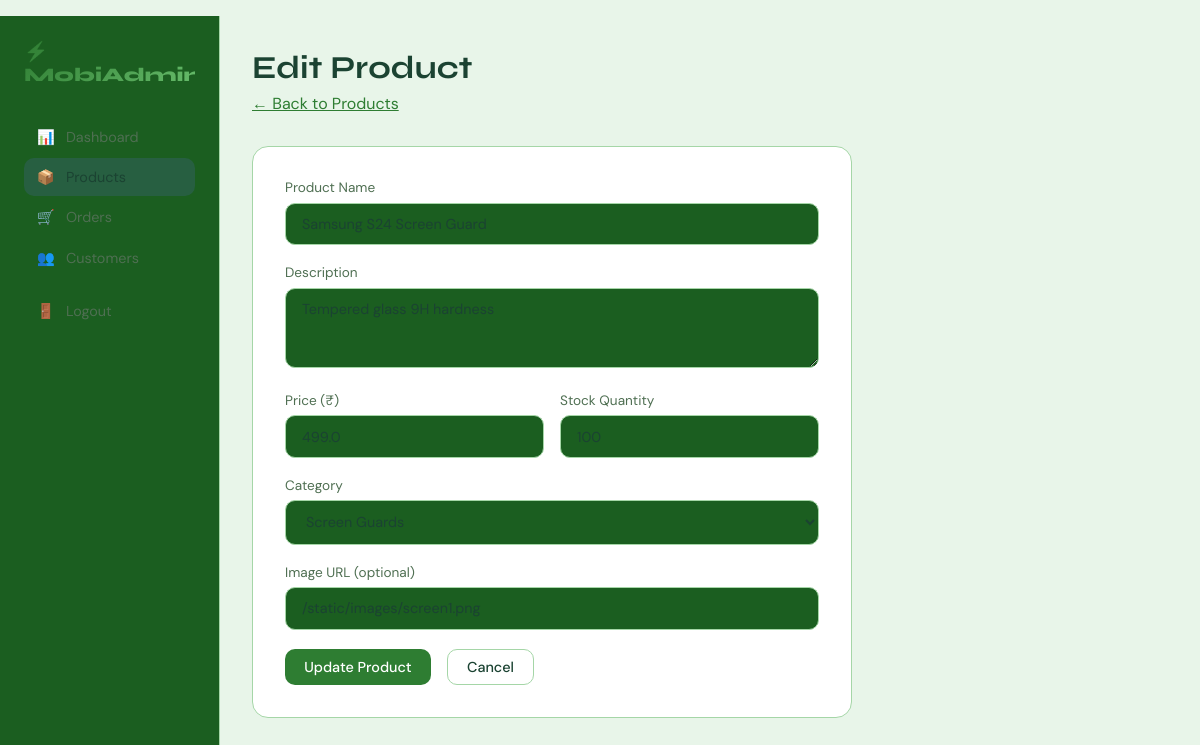
Page /admin/products/edit/2 (signed in) on the committed database.
### tables this page shows
CREATE TABLE products (
            id INTEGER PRIMARY KEY AUTOINCREMENT,
            name TEXT NOT NULL,
            description TEXT,
            price REAL NOT NULL,
            stock INTEGER DEFAULT 0,
            category TEXT,
            image_url TEXT DEFAULT '/static/images/default.png',
            created_at TEXT DEFAULT CURRENT_TIMESTAMP
        );

### app.py (the view, shortened to what this page needs)
@app.route('/admin/products/edit/<int:pid>', methods=['GET', 'POST'])
@login_required
@admin_required
def edit_product(pid):
    db = get_db()
    product = db.execute("SELECT * FROM products WHERE id=?", (pid,)).fetchone()
    db.close()
    return render_template('admin/product_form.html', product=product)

### app.py (called while the page is built)
def get_db():
    conn = sqlite3.connect(DB)
    conn.row_factory = sqlite3.Row
    return conn

def login_required(f):
    @wraps(f)
    def decorated(*args, **kwargs):
        if 'user_id' not in session:
            flash('Please login first.', 'warning')
            return redirect(url_for('login'))
        return f(*args, **kwargs)
    return decorated

def admin_required(f):
    @wraps(f)
    def decorated(*args, **kwargs):
        if session.get('role') != 'admin':
            flash('Admin access only.', 'danger')
            return redirect(url_for('home'))
        return f(*args, **kwargs)
    return decorated

### templates/admin/product_form.html (shortened to what this page needs)
{% extends 'base.html' %}
{% block content %}
<div class="admin-layout">
  <div class="sidebar">
    <a href="{{ url_for('admin_dashboard') }}" class="sidebar-brand">⚡ MobiAdmin</a>
    <a href="{{ url_for('admin_dashboard') }}" class="sidebar-link"><span>📊</span>Dashboard</a>
    <a href="{{ url_for('admin_products') }}" class="sidebar-link active"><span>📦</span>Products</a>
    <a href="{{ url_for('admin_orders') }}" class="sidebar-link"><span>🛒</span>Orders</a>
    <a href="{{ url_for('admin_customers') }}" class="sidebar-link"><span>👥</span>Customers</a>
    <a href="{{ url_for('logout') }}" class="sidebar-link" style="margin-top:1rem;"><span>🚪</span>Logout</a>
  </div>
  <div class="main-content">
    <div class="page-header">
      <h1>{{ 'Edit Product' if product else 'Add New Product' }}</h1>
      <p><a href="{{ url_for('admin_products') }}" style="color:var(--accent);">← Back to Products</a></p>
    </div>
    <div class="form-card">
      <form method="POST">
        <div class="form-group">
          <label>Product Name</label>
          <input type="text" name="name" value="{{ product.name if product else '' }}" placeholder="e.g. iPhone 15 Pro Case" required>
        </div>
        <div class="form-group">
          <label>Description</label>
          <textarea name="description" placeholder="Describe the product...">{{ product.description if product else '' }}</textarea>
        </div>
        <div style="display:grid;grid-template-columns:1fr 1fr;gap:1rem;">
          <div class="form-group">
            <label>Price (₹)</label>
            <input type="number" name="price" step="0.01" value="{{ product.price if product else '' }}" placeholder="999" required>
          </div>
          <div class="form-group">
            <label>Stock Quantity</label>
            <input type="number" name="stock" value="{{ product.stock if product else '' }}" placeholder="50" required>
          </div>
        </div>
        <div class="form-group">
          <label>Category</label>
          <select name="category" required>
            {% for cat in ['Cases','Screen Guards','Chargers','Audio','Mounts','Accessories','Grips','Power'] %}
            <option value="{{ cat }}" {% if product and product.category==cat %}selected{% endif %}>{{ cat }}</option>
            {% endfor %}
          </select>
        </div>
        <div class="form-group">
          <label>Image URL (optional)</label>
          <input type="text" name="image_url" value="{{ product.image_url if product else '' }}" placeholder="/static/images/product.png">
        </div>
        <div style="display:flex;gap:1rem;margin-top:1rem;">
          <button type="submit" class="btn btn-primary">{{ 'Update Product' if product else 'Add Product' }}</button>
          <a href="{{ url_for('admin_products') }}" class="btn btn-outline">Cancel</a>
        </div>
      </form>
    </div>
  </div>
</div>
{% endblock %}

### templates/base.html (style rules this page uses)
:root { --bg: #e8f5e9; --surface: #1b5e20; --card: #ffffff; --border: #a5d6a7; --accent: #2e7d32; --accent2: #66bb6a; --accent3: #43a047; --text: #1b4332; --muted: #4f6f52; --white: #ffffff; }
* { margin:0; padding:0; box-sizing:border-box; }
body { background:var(--bg); color:var(--text); font-family:'DM Sans',sans-serif; min-height:100vh; }
h1,h2,h3,h4 { font-family:'Syne',sans-serif; }
.btn { display:inline-flex; align-items:center; gap:.5rem; padding:.5rem 1.2rem; border-radius:10px; border:none; cursor:pointer; font-family:'DM Sans',sans-serif; font-size:.9rem; font-weight:500; text-decoration:none; transition:.2s; }
.btn-primary { background:var(--accent); color:#fff; }
.btn-outline { background:transparent; color:var(--text); border:1px solid var(--border); }
.page-header { margin-bottom:2rem; }
.page-header h1 { font-size:2rem; margin-bottom:.4rem; }
.page-header p { color:var(--muted); }
.form-card { background:var(--card); border-radius:16px; border:1px solid var(--border); padding:2rem; max-width:600px; }
.form-group { margin-bottom:1.2rem; }
.form-group label { display:block; margin-bottom:.4rem; font-size:.85rem; color:var(--muted); }
.form-group input, .form-group select, .form-group textarea { width:100%; background:var(--surface); border:1px solid var(--border); color:var(--text); padding:.7rem 1rem; border-radius:10px; font-family:'DM Sans',sans-serif; font-size:.9rem; transition:.2s; }
.form-group textarea { resize:vertical; min-height:80px; }
select option { background:var(--surface); }

### templates/admin/product_form.html (style rules this page uses)
.admin-layout { display:grid; grid-template-columns:220px 1fr; min-height:100vh; }
.sidebar { background:var(--surface); border-right:1px solid var(--border); padding:1.5rem; }
.sidebar-brand { font-family:'Syne',sans-serif; font-size:1.2rem; font-weight:800; background:linear-gradient(135deg,var(--accent),var(--accent2)); -webkit-background-clip:text; -webkit-text-fill-color:transparent; margin-bottom:2rem; display:block; text-decoration:none; }
.sidebar-link { display:flex; align-items:center; gap:.7rem; padding:.6rem .8rem; border-radius:10px; color:var(--muted); text-decoration:none; font-size:.9rem; transition:.2s; margin-bottom:.2rem; }
.sidebar-link:hover,.sidebar-link.active { background:rgba(108,99,255,.15); color:var(--text); }
.main-content { padding:2rem; }

### rows in the picture
products: name "Samsung S24 Screen Guard", description "Tempered glass 9H hardness", price "499.0", stock "100", category "Screen Guards", image_url "/static/images/screen1.png"

### other values in the picture
{{ 'Edit Product' if product else 'Add New Product' }} "Edit Product"
{{ 'Update Product' if product else 'Add Product' }} "Update Product"
